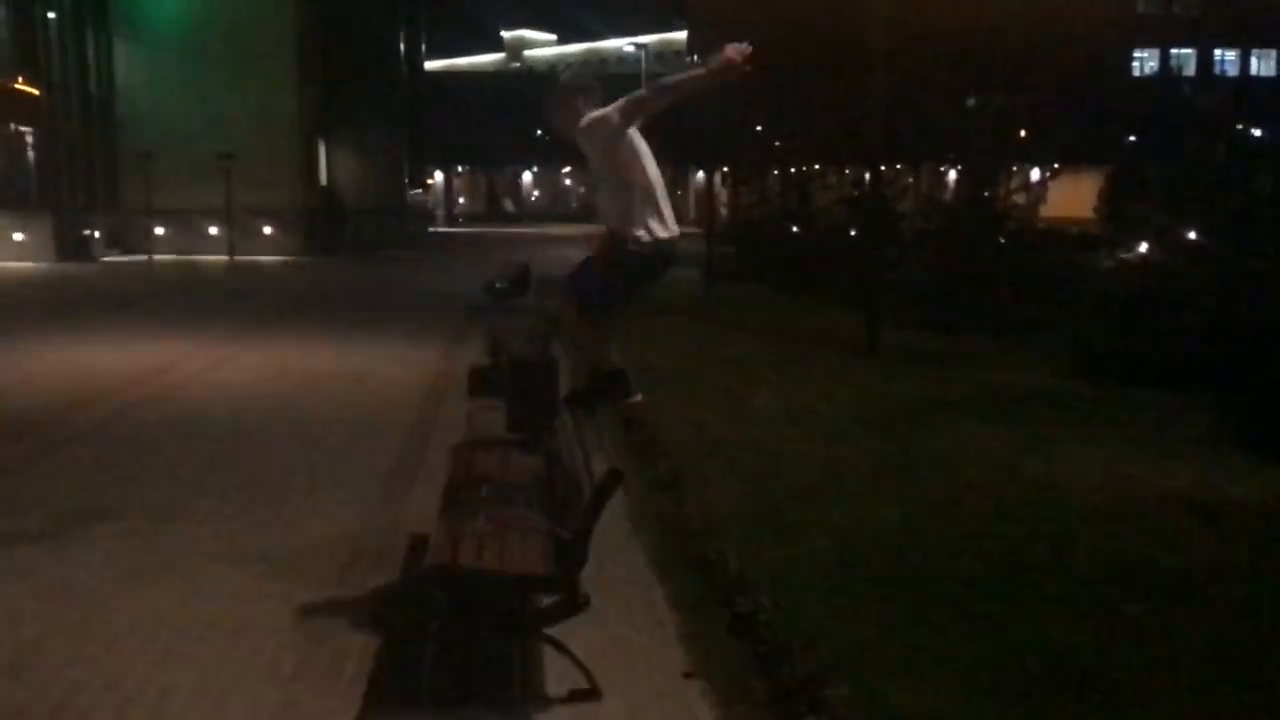
#> input picture frame 28 of videos/IMG_0864.MOV, 1280 x 720 px, given in place of vtest.avi, which was not available
$ python detect.py
#> lines starting #> are read from the running program, lines starting #| are printed output that depends on the picture; pictures that were not available may be replaced by others from this repository, and a replacement may not be noted
# USAGE
# python detect.py --images images

# import the necessary packages
from __future__ import print_function
from imutils.object_detection import non_max_suppression
from imutils import paths
import numpy as np
import argparse
import imutils
import cv2


# initialize the HOG descriptor/person detector
hog = cv2.HOGDescriptor()
hog.setSVMDetector(cv2.HOGDescriptor_getDefaultPeopleDetector())

# loop over the image paths
cap = cv2.VideoCapture('/Users/kolsha/Documents/Projects/Python/sai_processing/videos/vtest.avi')
while(1):
        ret, frame = cap.read()
#> frame is the input picture: shape (720, 1280, 3); mean B, G, R 20.1, 28.5, 33
        if frame is None:
            break
        image = imutils.resize(frame, width=min(frame.shape[0], frame.shape[1]))
        orig = image.copy()

        # detect people in the image
        (rects, weights) = hog.detectMultiScale(image, winStride=(8,8), padding=(32,32), scale=1.005)
#> rects = (); weights = ()

        # draw the original bounding boxes
        for (x, y, w, h) in rects:
            cv2.rectangle(orig, (x, y), (x + w, y + h), (0, 0, 255), 2)
#> this loop made 0 passes

        # apply non-maxima suppression to the bounding boxes using a
        # fairly large overlap threshold to try to maintain overlapping
        # boxes that are still people
        rects = np.array([[x, y, x + w, y + h] for (x, y, w, h) in rects])
#> rects = empty array
        pick = non_max_suppression(rects, probs=None, overlapThresh=0.165)
#> pick = []

        # draw the final bounding boxes
        for (xA, yA, xB, yB) in pick:
            cv2.rectangle(image, (xA, yA), (xB, yB), (0, 255, 0), 2)

        # show some information on the number of bounding boxes
        # filename = imagePath[imagePath.rfind("/") + 1:]
        # print("[INFO] {}: {} original boxes, {} after suppression".format(
        #     filename, len(rects), len(pick)))

        img = np.concatenate((orig, image), axis=1)
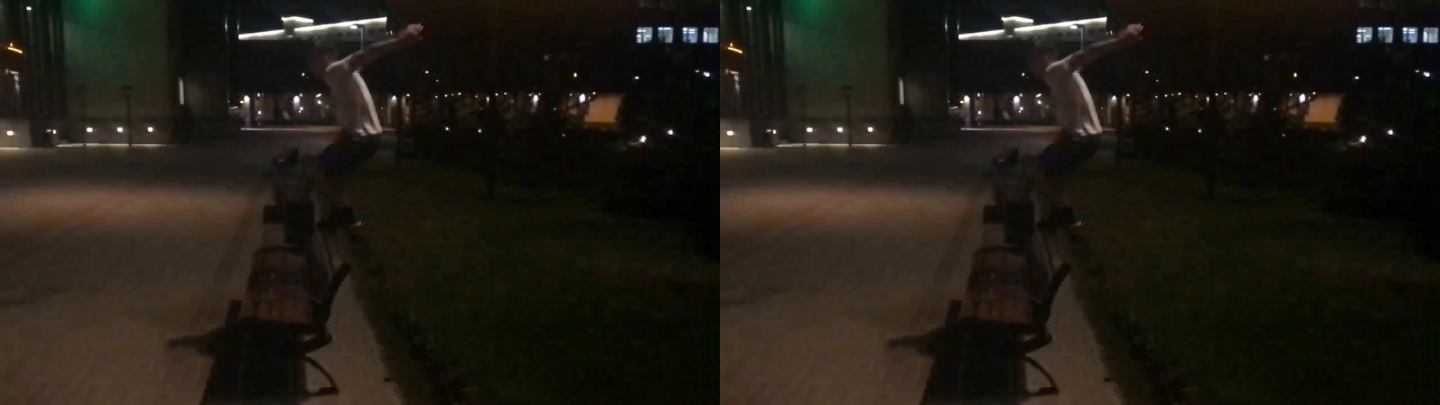
#> img: shape (405, 1440, 3); mean B, G, R 20.1, 28.5, 33
        img = cv2.cvtColor(img, cv2.COLOR_BGR2RGB)
        cv2.imshow("Ped", img)
        k = cv2.waitKey(10) & 0xff # Press 'ESC' for exiting video
#> (key Esc is pressed here)
        if k == 27:
        	break

$ run again, starting later in the video
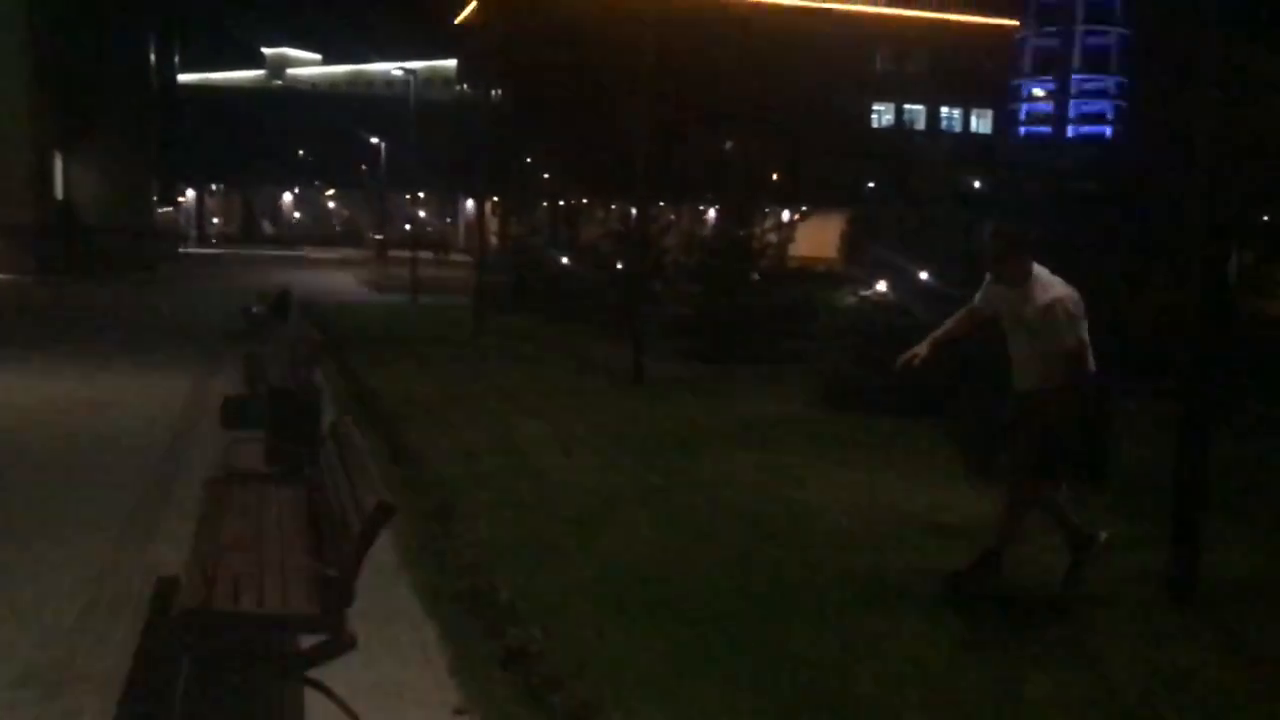
#> input picture frame 126 of videos/IMG_0864.MOV, 1280 x 720 px, given in place of vtest.avi, which was not available
#> frame is the input picture: shape (720, 1280, 3); mean B, G, R 16.6, 23.1, 25.2
#> `(rects, weights) = hog.detectMultiScale(image, winStride=(8,8), paddin..`: rects = ()
#> `rects = np.array([[x, y, x + w, y + h] for (x, y, w, h) in rects])`: rects = empty array
#> pick = []
#> `img = np.concatenate((orig, image), axis=1)`:
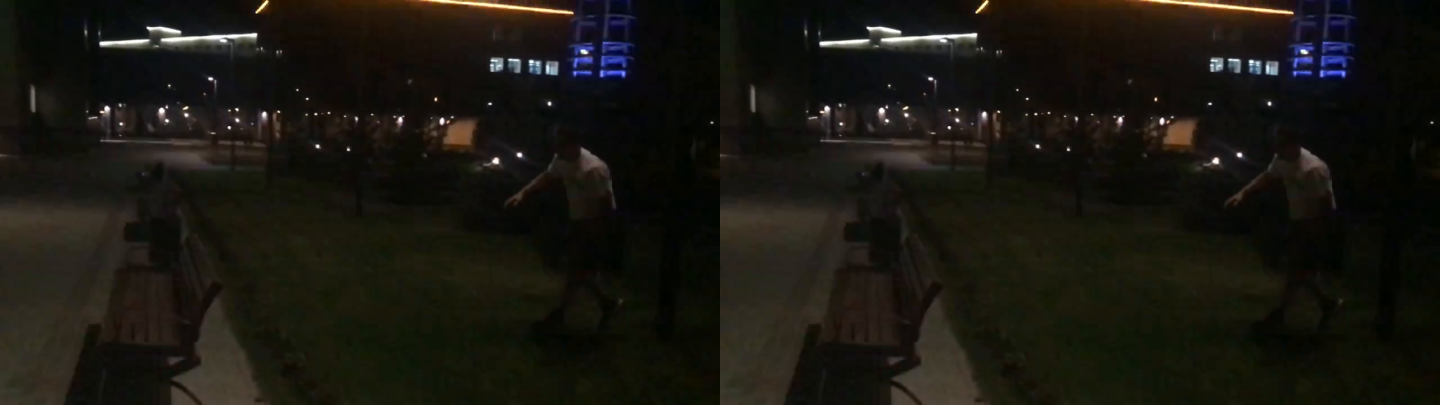
#> img: shape (405, 1440, 3); mean B, G, R 16.6, 23.1, 25.1

$ run again, starting later in the video
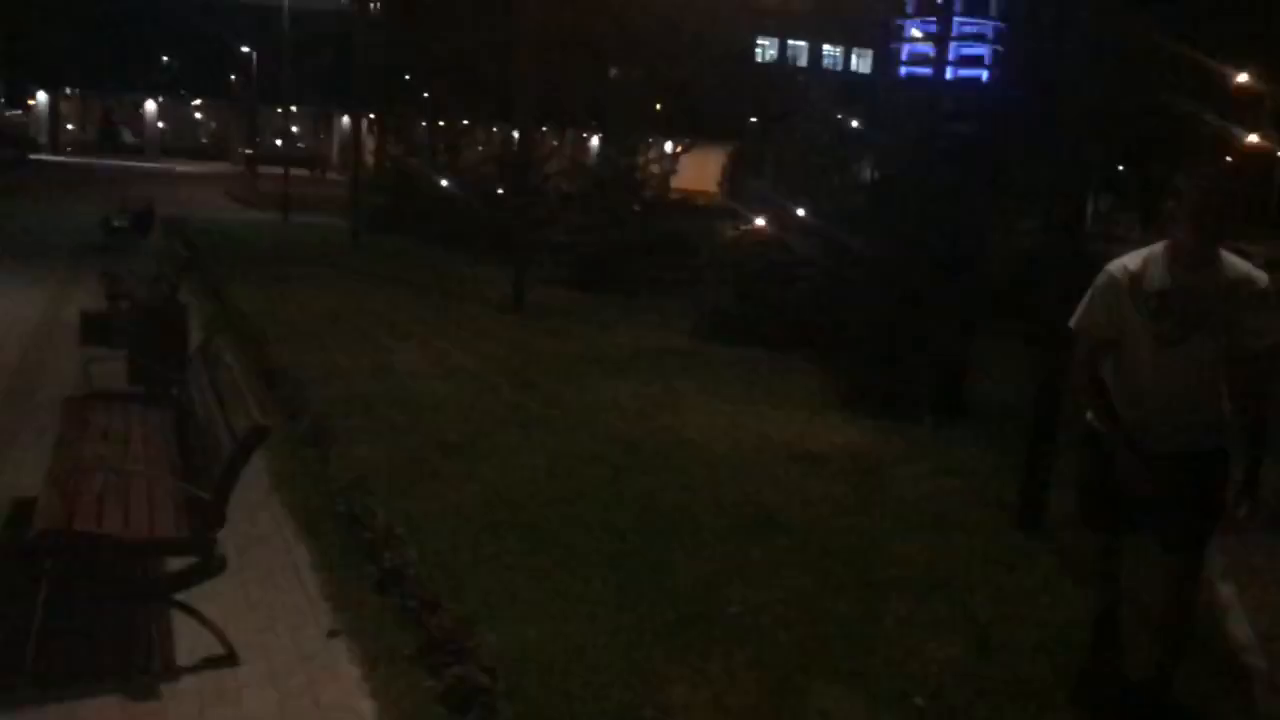
#> input picture frame 224 of videos/IMG_0864.MOV, 1280 x 720 px, given in place of vtest.avi, which was not available
#> frame is the input picture: shape (720, 1280, 3); mean B, G, R 13.8, 19.7, 22.2
#> `(rects, weights) = hog.detectMultiScale(image, winStride=(8,8), paddin..`: rects = ()
#> `rects = np.array([[x, y, x + w, y + h] for (x, y, w, h) in rects])`: rects = empty array
#> pick = []
#> `img = np.concatenate((orig, image), axis=1)`:
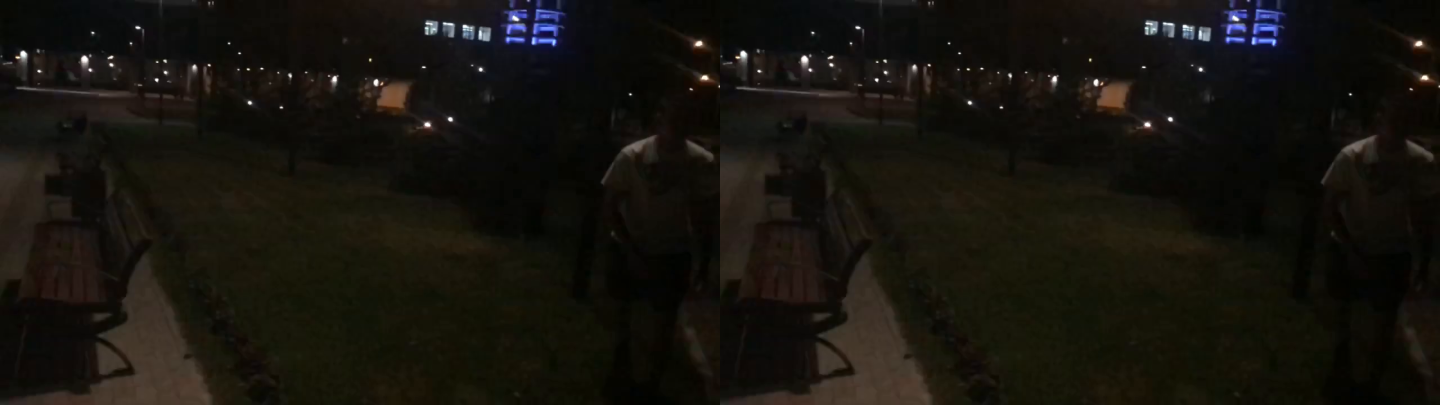
#> img: shape (405, 1440, 3); mean B, G, R 13.8, 19.7, 22.2
